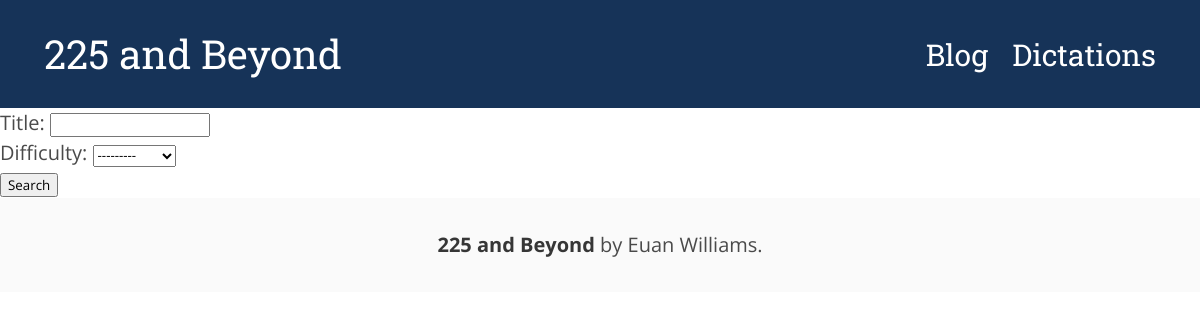
The app's page /search/, older data.
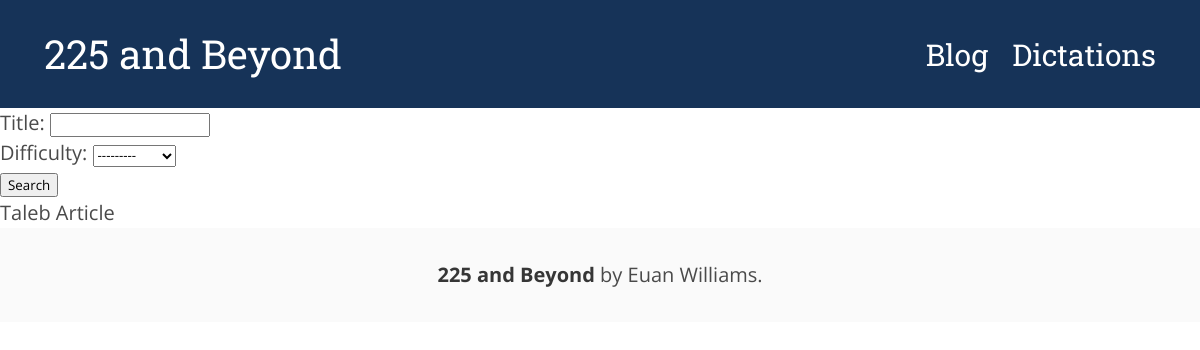
The same page, newer data.
### dictations/models.py (models this page shows, shortened)
class Dictation(models.Model):
    title = models.CharField(max_length=200)
    author = models.ForeignKey(settings.AUTH_USER_MODEL, on_delete=models.SET_NULL, null=True)
    slug = models.SlugField(unique=True)
    audio = models.FileField()
    transcript = models.TextField()
    words = models.TextField()
    difficulty = models.CharField(
        max_length = 1,
        choices = DIFFICULTIES,
        default = 'M'
    )
    created_date = models.DateTimeField(default=timezone.now)
    published_date = models.DateTimeField(default=timezone.now, blank=True, null=True)
    tags = TaggableManager()
    length = models.DurationField()

### dictations/views.py (the view)
# urls.py: url(r'^search/$', dictations_views.search, name='search'),
def search(request):
    dictation_list = Dictation.objects.all()
    dictation_filter = DictationFilter(request.GET, queryset=dictation_list)
    return render(request, 'search.html', {'filter': dictation_filter})

### templates/search.html
{% extends 'base.html' %}
{% block content %}
  <form method="get">
    {{ filter.form.as_p }}
    <button type="submit">Search</button>
  </form>
  <ul>
  {% for dictation in filter.qs %}
    <li>{{ dictation.title }}</li>
  {% endfor %}
  </ul>
{% endblock %}

Row changes from the older to the newer data that the page shows:
added Dictation: title "Taleb Article"
